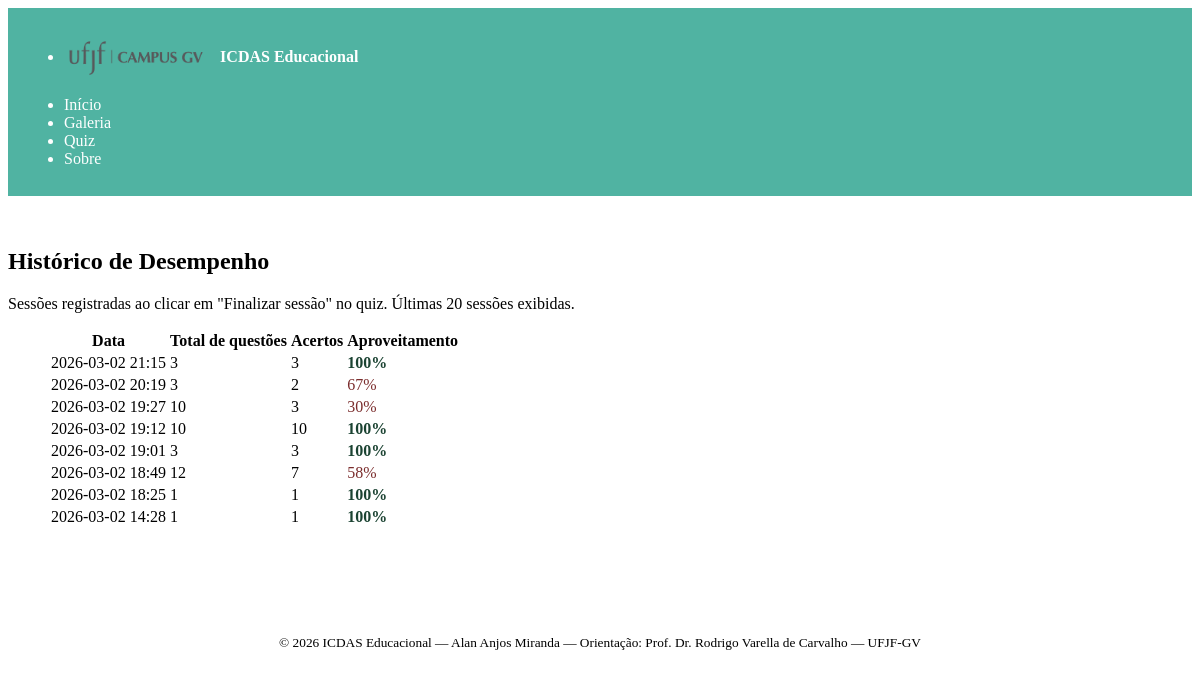
Before: /scores with the older database file.
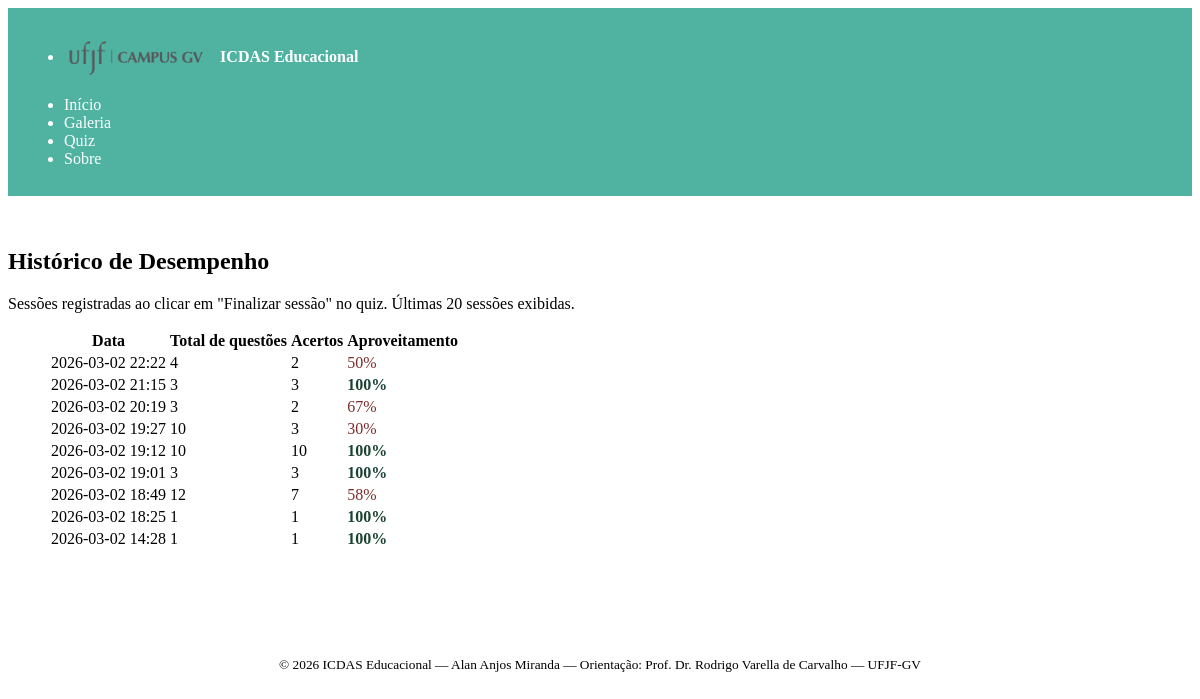
After: the same page with the newer database file.
### tables this page shows
CREATE TABLE scores (
            id      INTEGER PRIMARY KEY AUTOINCREMENT,
            data    TEXT    NOT NULL,
            total   INTEGER NOT NULL,
            acertos INTEGER NOT NULL
        );

### app.py (the view)
@app.route("/scores")
@limiter.limit("30 per minute")
def scores():
    db = get_db()
    try:
        historico = db.execute(
            "SELECT * FROM scores ORDER BY id DESC LIMIT 20"
        ).fetchall()
    finally:
        db.close()
    return render_template("scores.html", historico=historico)

### app.py (called while the page is built, shortened)
def get_db():
    db = sqlite3.connect(DB_PATH, timeout=10)
    db.row_factory = sqlite3.Row
    return db

def _get_asset_hash(filename: str) -> str:
    return _asset_hashes[filename]

@app.context_processor
def inject_globals():
    def versioned_url(filename):
        return url_for("static", filename=filename) + "?v=" + _get_asset_hash(filename)
    return {"now": _NOW, "versioned_url": versioned_url}

### templates/scores.html (shortened to what this page needs)
{% extends "base.html" %}
{% block content %}
<hgroup>
    <h2>Histórico de Desempenho</h2>
    <p>Sessões registradas ao clicar em "Finalizar sessão" no quiz. Últimas 20 sessões exibidas.</p>
</hgroup>
{% if historico %}
<figure>
    <table>
        <thead>
            <tr>
                <th scope="col">Data</th>
                <th scope="col">Total de questões</th>
                <th scope="col">Acertos</th>
                <th scope="col">Aproveitamento</th>
            </tr>
        </thead>
        <tbody>
            {% for s in historico %}
            <tr>
                <td>{{ s["data"] }}</td>
                <td>{{ s["total"] }}</td>
                <td>{{ s["acertos"] }}</td>
                <td>
                    {% if s["total"] > 0 %}
                        {% set pct = (s["acertos"] / s["total"] * 100) | round | int %}
                        {% if pct >= 70 %}
                            <strong class="text-success">{{ pct }}%</strong>
                        {% else %}
                            <span class="text-danger">{{ pct }}%</span>
                        {% endif %}
                    {% else %}
                        <span>—</span>
                    {% endif %}
                </td>
            </tr>
            {% endfor %}
        </tbody>
    </table>
</figure>
{% else %}
<article>
    <p>Nenhuma sessão registrada ainda.</p>
    <p>Complete algumas questões no quiz e clique em <strong>"Finalizar sessão"</strong> para registrar sua pontuação aqui.</p>
    <a href="{{ url_for('quiz') }}" role="button">Ir para o Quiz</a>
</article>
{% endif %}
{% endblock %}

### templates/base.html (shortened to what this page needs)
<!DOCTYPE html>
<html lang="pt-BR" data-theme="light">
<head>
    <link rel="stylesheet"
          href="https://cdn.jsdelivr.net/npm/@picocss/pico@2/css/pico.min.css"
>
    <link rel="stylesheet" href="{{ versioned_url('css/custom.css') }}">
</head>
<body>
    <header role="banner">
        <nav class="container">
            <ul>
                <li>
                    <img src="{{ url_for('static', filename='imagens/logo-ufjf-gv.webp') }}"
                         alt="Logo UFJF-GV" class="logo-ufjf">
                    <strong>ICDAS Educacional</strong>
                </li>
            </ul>
            <ul>
                <li><a href="{{ url_for('home') }}"{% if request.endpoint == 'home' %} aria-current="page"{% endif %}>Início</a></li>
                <li><a href="{{ url_for('galeria') }}"{% if request.endpoint == 'galeria' %} aria-current="page"{% endif %}>Galeria</a></li>
                <li><a href="{{ url_for('quiz') }}"{% if request.endpoint in ('quiz', 'quiz_finalizar', 'quiz_resetar', 'quiz_modo') %} aria-current="page"{% endif %}>Quiz</a></li>
                <li><a href="{{ url_for('sobre') }}"{% if request.endpoint == 'sobre' %} aria-current="page"{% endif %}>Sobre</a></li>
            </ul>
        </nav>
    </header>
    <main class="container">
        {% block content %}{% endblock %}
    </main>
    <footer class="container">
        <small>
            &copy; {{ now.year }} ICDAS Educacional &mdash;
            Alan Anjos Miranda &mdash;
            Orientação: Prof. Dr. Rodrigo Varella de Carvalho &mdash;
            UFJF-GV
        </small>
    </footer>
</body>
</html>

### static/css/custom.css (style rules this page uses)
:root { --pico-primary: #50b3a2; --pico-primary-hover: #3d9a8b; --pico-primary-focus: rgba(80, 179, 162, 0.3); --pico-primary-inverse: #fff; --pico-font-family-sans-serif: Arial, sans-serif; }
header[role="banner"] { background: var(--pico-primary); color: #fff; padding: 0.75rem 0; margin-bottom: 0; }
header[role="banner"] nav { margin: 0 auto; max-width: 1200px; padding: 0 1rem; }
header[role="banner"] a, header[role="banner"] strong { color: #fff; text-decoration: none; }
.logo-ufjf { height: 44px; vertical-align: middle; margin-right: 0.5rem; }
main.container { padding-top: 2rem; padding-bottom: 2rem; }
.text-success { color: #1b4332; }
.text-danger { color: #7b2d2d; }
footer { border-top: 1px solid var(--pico-muted-border-color); margin-top: 2rem; padding-top: 1.5rem; padding-bottom: 1.5rem; text-align: center; }

Changed rows visible on the page:
added scores: data "2026-03-02 22:22", total "4", acertos "2", pct "50"
